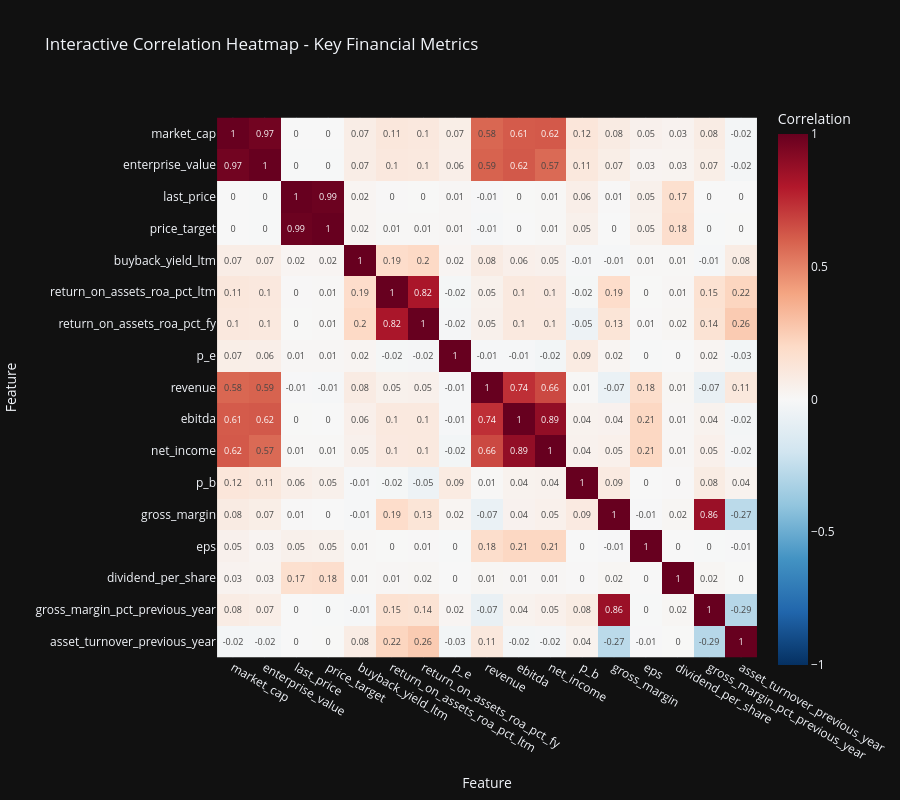
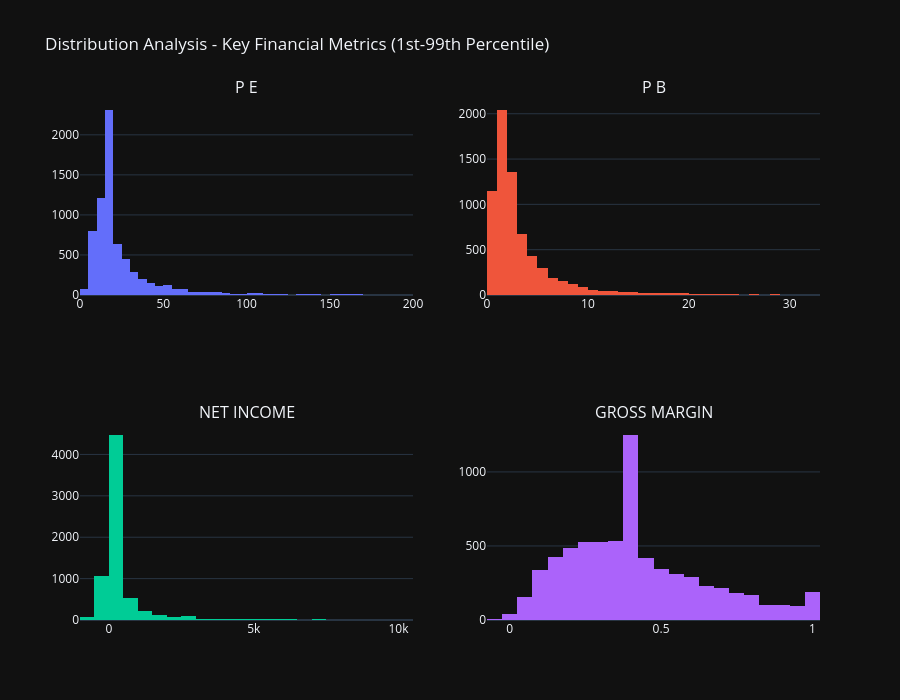
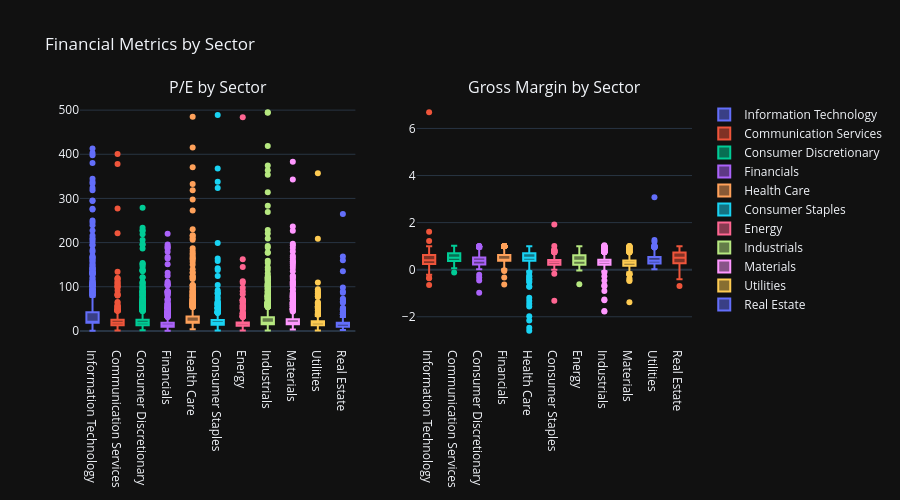
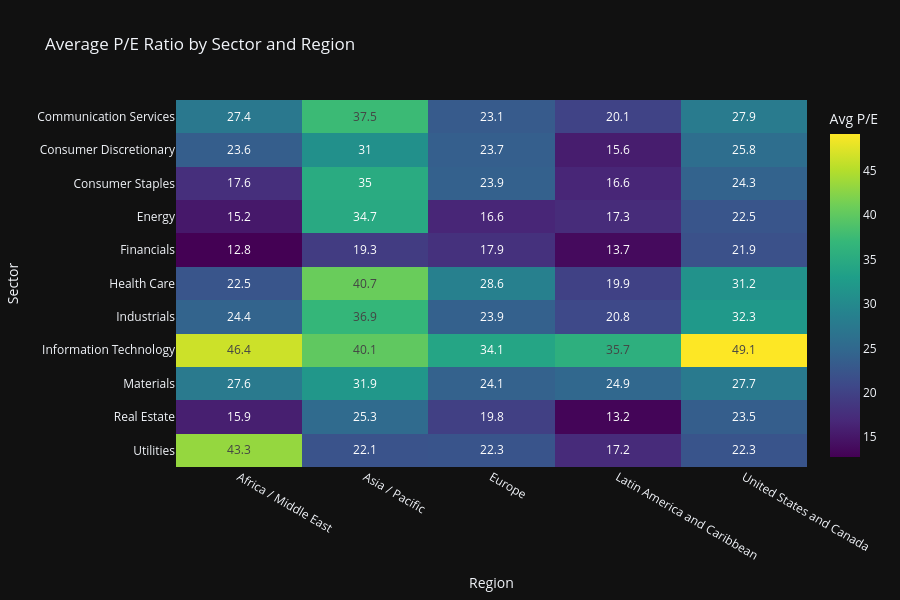

Notebook cell for these charts, in order:
### Code cell
# 📊 Interactive EDA Visualizations with Plotly
print("\n📊 Creating Interactive EDA Visualizations...")

# 1. Interactive Correlation Heatmap
print("  Creating correlation heatmap...")
numeric_cols = all_stocks_scaled.select_dtypes(include=[np.number]).columns.tolist()
key_metrics = [col for col in numeric_cols if col in [
    'last_price', 'price_target', 'market_cap', 'enterprise_value', 'ebitda',
    'p_e', 'p_b', 'gross_margin', 'revenue', 'net_income', 'gross_margin_pct_previous_year', 'eps',
    'asset_turnover_previous_year', 'dividend_per_share', 'buyback_yield_ltm',
    'return_on_assets_roa_pct_ltm',
    'return_on_assets_roa_pct_fy',
    ]][:20]  # Top 20 key metrics

if len(key_metrics) > 1:
    corr_matrix = all_stocks_scaled[key_metrics].corr()

    fig_corr = px.imshow(
            corr_matrix,
            labels=dict(x="Feature", y="Feature", color="Correlation"),
            x=corr_matrix.columns,
            y=corr_matrix.columns,
            color_continuous_scale='RdBu_r',
            zmin=-1,
            zmax=1,
            title='Interactive Correlation Heatmap - Key Financial Metrics',
            height=800,
            width=900
            )
    fig_corr.update_layout(
            xaxis={'side': 'bottom'},
            yaxis={'autorange': 'reversed'}
            )
    fig_corr.update_traces(text=corr_matrix.values.round(2), texttemplate='%{text}')
    fig_corr.show()
    fig_corr.write_html(eda_output_dir / "correlation_heatmap_interactive.html")
    print(f"  ✓ Saved: {eda_output_dir / 'correlation_heatmap_interactive.html'}")

# 2. Distribution Analysis - Key Metrics (Interactive Histograms)
print("  Creating distribution plots...")
distribution_metrics = [m for m in ['p_e', 'p_b', 'net_income', 'gross_margin'] if m in all_stocks_scaled.columns][:4]

if distribution_metrics:
    fig_dist = make_subplots(
            rows=2, cols=2,
            subplot_titles=[m.upper().replace('_', ' ') for m in distribution_metrics]
            )

    for idx, metric in enumerate(distribution_metrics):
        row = idx // 2 + 1
        col = idx % 2 + 1

        # Filter out extreme outliers for better visualization
        data = pd.to_numeric(all_stocks_scaled[metric], errors="coerce").dropna()
        q1, q99 = data.quantile([0.01, 0.99])
        filtered_data = data[(data >= q1) & (data <= q99)]

        fig_dist.add_trace(
                go.Histogram(x=filtered_data, name=metric, nbinsx=50, showlegend=False),
                row=row, col=col
                )

    fig_dist.update_layout(
            title_text="Distribution Analysis - Key Financial Metrics (1st-99th Percentile)",
            height=700,
            showlegend=False
            )
    fig_dist.show()
    fig_dist.write_html(eda_output_dir / "distributions_interactive.html")
    print(f"  ✓ Saved: {eda_output_dir / 'distributions_interactive.html'}")

# 3. Sector Comparison - Interactive Box Plots
print("  Creating sector comparison plots...")
if 'sector' in all_stocks_scaled.columns and 'p_e' in all_stocks_scaled.columns:
    # Define desired metrics and check which are available
    desired_metrics = ['p_e', 'gross_margin']
    available_metrics = [col for col in desired_metrics if col in all_stocks_scaled.columns]

    if len(available_metrics) == 0:
        print("  Warning: No metrics available for sector comparison. Skipping sector plots.")
    else:
        # Use only available columns
        cols_to_select = ['sector'] + available_metrics
        sector_data = all_stocks_scaled[cols_to_select].dropna()

        if sector_data.empty:
            print("  Warning: No data available after filtering. Skipping sector plots.")
        else:
            # Create subplots based on available metrics
            n_metrics = len(available_metrics)
            metric_titles = {
                'p_e': 'P/E by Sector',
                'gross_margin': 'Gross Margin by Sector'
                }

            subplot_titles = [metric_titles.get(m, f'{m} by Sector') for m in available_metrics]

            fig_sector = make_subplots(
                    rows=1, cols=n_metrics,
                    subplot_titles=subplot_titles
                    )

            for idx, metric in enumerate(available_metrics, start=1):
                for sector in sector_data['sector'].unique():
                    sector_subset = sector_data[sector_data['sector'] == sector]
                    fig_sector.add_trace(
                            go.Box(
                                    y=sector_subset[metric],
                                    name=sector,
                                    showlegend=(idx == 1)  # Show legend only for first subplot
                                    ),
                            row=1, col=idx
                            )

            fig_sector.update_layout(
                    height=500,
                    title_text="Financial Metrics by Sector",
                    showlegend=True
                    )
            fig_sector.show()
            print(f"  Sector comparison plots created with {n_metrics} metric(s).")

# 4. Region vs Sector Heatmap - Average P/E Ratio
print("  Creating region-sector heatmap...")
if all(col in all_stocks_scaled.columns for col in ['sector', 'region', 'p_e']):
    # Ensure numeric dtype for 'p_e' before aggregation to avoid TypeError (object dtype)
    all_stocks_scaled['p_e'] = pd.to_numeric(all_stocks_scaled['p_e'], errors='coerce')
    # Optionally drop rows with NaN p_e for a cleaner pivot
    _tmp = all_stocks_scaled.dropna(subset=['p_e'])
    pivot_data = _tmp.pivot_table(
            values='p_e',
            index='sector',
            columns='region',
            aggfunc='mean'
            )

    fig_region_sector = px.imshow(
            pivot_data,
            labels=dict(x="Region", y="Sector", color="Avg P/E"),
            title='Average P/E Ratio by Sector and Region',
            color_continuous_scale='Viridis',
            aspect='auto',
            height=600
            )
    fig_region_sector.update_traces(text=pivot_data.values.round(1), texttemplate='%{text}')
    fig_region_sector.show()
    fig_region_sector.write_html(eda_output_dir / "region_sector_heatmap.html")
    print(f"  ✓ Saved: {eda_output_dir / 'region_sector_heatmap.html'}")

# 5. 3D Scatter Plot - Market Cap vs P/E vs Gross Margin
print("  Creating 3D scatter plot...")
if all(col in all_stocks_scaled.columns for col in ['market_cap', 'p_e', 'gross_margin', 'sector']):
    scatter_data = all_stocks_scaled[['market_cap', 'p_e', 'gross_margin', 'sector']].dropna()
    # Filter for reasonable values
    scatter_data = scatter_data[
        (scatter_data['p_e'] > 0) & (scatter_data['p_e'] < 100) &
        (scatter_data['gross_margin'] > -0.05) & (scatter_data['gross_margin'] < 0.15)
        ]

    fig_3d = px.scatter_3d(
            scatter_data.sample(min(1000, len(scatter_data)), random_state=42),
            x='market_cap',
            log_x=True,
            y='p_e',
            z='gross_margin',
            color='sector',
            title='3D Valuation Analysis: Market Cap vs P/E vs Gross Margin',
            labels={'market_cap': 'Market Cap', 'p_e': 'P/E Ratio', 'gross_margin': 'Gross Margin'},
            height=700
            )
    fig_3d.show()
    fig_3d.write_html(eda_output_dir / "valuation_3d_scatter.html")
    print(f"  ✓ Saved: {eda_output_dir / 'valuation_3d_scatter.html'}")

print(f"\n✅ Section 3 Interactive EDA Visualizations Complete")
print(f"   All interactive charts saved to: {eda_output_dir}")

### Figure 1 — Plotly figure (JSON) as saved in the notebook; plotly's stock layout.template omitted (floating-point values rounded to 4 significant figures; data arrays with more than 128 entries replaced by an {"elided": "..."} marker saying what was removed)
{"data": [{"coloraxis": "coloraxis", "name": "0", "x": ["market_cap", "enterprise_value", "last_price", "price_target", "buyback_yield_ltm", "return_on_assets_roa_pct_ltm", "return_on_assets_roa_pct_fy", "p_e", "revenue", "ebitda", "net_income", "p_b", "gross_margin", "eps", "dividend_per_share", "gross_margin_pct_previous_year", "asset_turnover_previous_year"], "y": ["market_cap", "enterprise_value", "last_price", "price_target", "buyback_yield_ltm", "return_on_assets_roa_pct_ltm", "return_on_assets_roa_pct_fy", "p_e", "revenue", "ebitda", "net_income", "p_b", "gross_margin", "eps", "dividend_per_share", "gross_margin_pct_previous_year", "asset_turnover_previous_year"], "z": {"elided": "17x17 float values"}, "type": "heatmap", "xaxis": "x", "yaxis": "y", "hovertemplate": "Feature: %{x}<br>Feature: %{y}<br>Correlation: %{z}<extra></extra>", "text": {"elided": "17x17 float values"}, "texttemplate": "%{text}"}], "layout": {"xaxis": {"anchor": "y", "domain": [0, 1], "scaleanchor": "y", "constrain": "domain", "title": {"text": "Feature"}, "side": "bottom"}, "yaxis": {"anchor": "x", "domain": [0, 1], "autorange": "reversed", "constrain": "domain", "title": {"text": "Feature"}}, "coloraxis": {"colorbar": {"title": {"text": "Correlation"}}, "colorscale": [[0, "rgb(5,48,97)"], [0.1, "rgb(33,102,172)"], [0.2, "rgb(67,147,195)"], [0.3, "rgb(146,197,222)"], [0.4, "rgb(209,229,240)"], [0.5, "rgb(247,247,247)"], [0.6, "rgb(253,219,199)"], [0.7, "rgb(244,165,130)"], [0.8, "rgb(214,96,77)"], [0.9, "rgb(178,24,43)"], [1, "rgb(103,0,31)"]], "cmin": -1, "cmax": 1}, "title": {"text": "Interactive Correlation Heatmap - Key Financial Metrics"}, "height": 800, "width": 900}}

### Figure 2 — Plotly figure (JSON) as saved in the notebook; plotly's stock layout.template omitted (floating-point values rounded to 4 significant figures; data arrays with more than 128 entries replaced by an {"elided": "..."} marker saying what was removed)
{"data": [{"name": "p_e", "nbinsx": 50, "showlegend": false, "x": {"elided": "6891 float values"}, "type": "histogram", "xaxis": "x", "yaxis": "y"}, {"name": "p_b", "nbinsx": 50, "showlegend": false, "x": {"elided": "6924 float values"}, "type": "histogram", "xaxis": "x2", "yaxis": "y2"}, {"name": "net_income", "nbinsx": 50, "showlegend": false, "x": {"elided": "6889 float values"}, "type": "histogram", "xaxis": "x3", "yaxis": "y3"}, {"name": "gross_margin", "nbinsx": 50, "showlegend": false, "x": {"elided": "6946 float values"}, "type": "histogram", "xaxis": "x4", "yaxis": "y4"}], "layout": {"xaxis": {"anchor": "y", "domain": [0, 0.45]}, "yaxis": {"anchor": "x", "domain": [0.625, 1]}, "xaxis2": {"anchor": "y2", "domain": [0.55, 1]}, "yaxis2": {"anchor": "x2", "domain": [0.625, 1]}, "xaxis3": {"anchor": "y3", "domain": [0, 0.45]}, "yaxis3": {"anchor": "x3", "domain": [0, 0.375]}, "xaxis4": {"anchor": "y4", "domain": [0.55, 1]}, "yaxis4": {"anchor": "x4", "domain": [0, 0.375]}, "annotations": [{"font": {"size": 16}, "showarrow": false, "text": "P E", "x": 0.225, "xanchor": "center", "xref": "paper", "y": 1, "yanchor": "bottom", "yref": "paper"}, {"font": {"size": 16}, "showarrow": false, "text": "P B", "x": 0.775, "xanchor": "center", "xref": "paper", "y": 1, "yanchor": "bottom", "yref": "paper"}, {"font": {"size": 16}, "showarrow": false, "text": "NET INCOME", "x": 0.225, "xanchor": "center", "xref": "paper", "y": 0.375, "yanchor": "bottom", "yref": "paper"}, {"font": {"size": 16}, "showarrow": false, "text": "GROSS MARGIN", "x": 0.775, "xanchor": "center", "xref": "paper", "y": 0.375, "yanchor": "bottom", "yref": "paper"}], "title": {"text": "Distribution Analysis - Key Financial Metrics (1st-99th Percentile)"}, "height": 700, "showlegend": false}}

### Figure 3 — Plotly figure (JSON) as saved in the notebook; plotly's stock layout.template omitted (floating-point values rounded to 4 significant figures; data arrays with more than 128 entries replaced by an {"elided": "..."} marker saying what was removed)
{"data": [{"name": "Information Technology", "showlegend": true, "y": {"elided": "778 float values"}, "type": "box", "xaxis": "x", "yaxis": "y"}, {"name": "Communication Services", "showlegend": true, "y": {"elided": "308 float values"}, "type": "box", "xaxis": "x", "yaxis": "y"}, {"name": "Consumer Discretionary", "showlegend": true, "y": {"elided": "881 float values"}, "type": "box", "xaxis": "x", "yaxis": "y"}, {"name": "Financials", "showlegend": true, "y": {"elided": "1040 float values"}, "type": "box", "xaxis": "x", "yaxis": "y"}, {"name": "Health Care", "showlegend": true, "y": {"elided": "752 float values"}, "type": "box", "xaxis": "x", "yaxis": "y"}, {"name": "Consumer Staples", "showlegend": true, "y": {"elided": "505 float values"}, "type": "box", "xaxis": "x", "yaxis": "y"}, {"name": "Energy", "showlegend": true, "y": {"elided": "309 float values"}, "type": "box", "xaxis": "x", "yaxis": "y"}, {"name": "Industrials", "showlegend": true, "y": {"elided": "1302 float values"}, "type": "box", "xaxis": "x", "yaxis": "y"}, {"name": "Materials", "showlegend": true, "y": {"elided": "677 float values"}, "type": "box", "xaxis": "x", "yaxis": "y"}, {"name": "Utilities", "showlegend": true, "y": {"elided": "246 float values"}, "type": "box", "xaxis": "x", "yaxis": "y"}, {"name": "Real Estate", "showlegend": true, "y": {"elided": "233 float values"}, "type": "box", "xaxis": "x", "yaxis": "y"}, {"name": "Information Technology", "showlegend": false, "y": {"elided": "778 float values"}, "type": "box", "xaxis": "x2", "yaxis": "y2"}, {"name": "Communication Services", "showlegend": false, "y": {"elided": "308 float values"}, "type": "box", "xaxis": "x2", "yaxis": "y2"}, {"name": "Consumer Discretionary", "showlegend": false, "y": {"elided": "881 float values"}, "type": "box", "xaxis": "x2", "yaxis": "y2"}, {"name": "Financials", "showlegend": false, "y": {"elided": "1040 float values"}, "type": "box", "xaxis": "x2", "yaxis": "y2"}, {"name": "Health Care", "showlegend": false, "y": {"elided": "752 float values"}, "type": "box", "xaxis": "x2", "yaxis": "y2"}, {"name": "Consumer Staples", "showlegend": false, "y": {"elided": "505 float values"}, "type": "box", "xaxis": "x2", "yaxis": "y2"}, {"name": "Energy", "showlegend": false, "y": {"elided": "309 float values"}, "type": "box", "xaxis": "x2", "yaxis": "y2"}, {"name": "Industrials", "showlegend": false, "y": {"elided": "1302 float values"}, "type": "box", "xaxis": "x2", "yaxis": "y2"}, {"name": "Materials", "showlegend": false, "y": {"elided": "677 float values"}, "type": "box", "xaxis": "x2", "yaxis": "y2"}, {"name": "Utilities", "showlegend": false, "y": {"elided": "246 float values"}, "type": "box", "xaxis": "x2", "yaxis": "y2"}, {"name": "Real Estate", "showlegend": false, "y": {"elided": "233 float values"}, "type": "box", "xaxis": "x2", "yaxis": "y2"}], "layout": {"xaxis": {"anchor": "y", "domain": [0, 0.45]}, "yaxis": {"anchor": "x", "domain": [0, 1]}, "xaxis2": {"anchor": "y2", "domain": [0.55, 1]}, "yaxis2": {"anchor": "x2", "domain": [0, 1]}, "annotations": [{"font": {"size": 16}, "showarrow": false, "text": "P/E by Sector", "x": 0.225, "xanchor": "center", "xref": "paper", "y": 1, "yanchor": "bottom", "yref": "paper"}, {"font": {"size": 16}, "showarrow": false, "text": "Gross Margin by Sector", "x": 0.775, "xanchor": "center", "xref": "paper", "y": 1, "yanchor": "bottom", "yref": "paper"}], "title": {"text": "Financial Metrics by Sector"}, "height": 500, "showlegend": true}}

### Figure 4 — Plotly figure (JSON) as saved in the notebook; plotly's stock layout.template omitted (floating-point values rounded to 4 significant figures)
{"data": [{"coloraxis": "coloraxis", "name": "0", "x": ["Africa / Middle East", "Asia / Pacific", "Europe", "Latin America and Caribbean", "United States and Canada"], "y": ["Communication Services", "Consumer Discretionary", "Consumer Staples", "Energy", "Financials", "Health Care", "Industrials", "Information Technology", "Materials", "Real Estate", "Utilities"], "z": [[27.4, 37.47, 23.13, 20.13, 27.87], [23.61, 30.98, 23.73, 15.63, 25.84], [17.65, 35.0, 23.93, 16.63, 24.27], [15.19, 34.75, 16.64, 17.31, 22.45], [12.76, 19.29, 17.88, 13.72, 21.91], [22.47, 40.68, 28.6, 19.86, 31.17], [24.37, 36.91, 23.91, 20.82, 32.29], [46.38, 40.08, 34.1, 35.75, 49.14], [27.63, 31.94, 24.07, 24.9, 27.65], [15.87, 25.35, 19.76, 13.15, 23.53], [43.28, 22.12, 22.3, 17.2, 22.29]], "type": "heatmap", "xaxis": "x", "yaxis": "y", "hovertemplate": "Region: %{x}<br>Sector: %{y}<br>Avg P/E: %{z}<extra></extra>", "text": [[27.4, 37.5, 23.1, 20.1, 27.9], [23.6, 31.0, 23.7, 15.6, 25.8], [17.6, 35.0, 23.9, 16.6, 24.3], [15.2, 34.7, 16.6, 17.3, 22.5], [12.8, 19.3, 17.9, 13.7, 21.9], [22.5, 40.7, 28.6, 19.9, 31.2], [24.4, 36.9, 23.9, 20.8, 32.3], [46.4, 40.1, 34.1, 35.7, 49.1], [27.6, 31.9, 24.1, 24.9, 27.7], [15.9, 25.3, 19.8, 13.2, 23.5], [43.3, 22.1, 22.3, 17.2, 22.3]], "texttemplate": "%{text}"}], "layout": {"xaxis": {"anchor": "y", "domain": [0, 1], "title": {"text": "Region"}}, "yaxis": {"anchor": "x", "domain": [0, 1], "autorange": "reversed", "title": {"text": "Sector"}}, "coloraxis": {"colorbar": {"title": {"text": "Avg P/E"}}, "colorscale": [[0, "#440154"], [0.1111, "#482878"], [0.2222, "#3e4989"], [0.3333, "#31688e"], [0.4444, "#26828e"], [0.5556, "#1f9e89"], [0.6667, "#35b779"], [0.7778, "#6ece58"], [0.8889, "#b5de2b"], [1, "#fde725"]]}, "title": {"text": "Average P/E Ratio by Sector and Region"}, "height": 600}}
